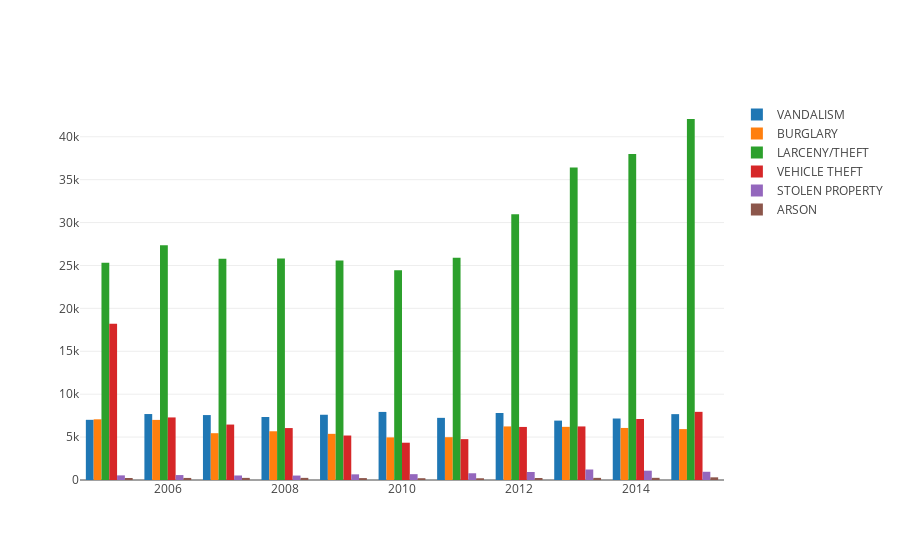

Write notebook code for a chart like this one.
### Markdown cell above
# 3. Bar plots

### Code cell
trace1 = go.Bar(
    x=new[new['Category']=='VANDALISM'].Year,
    y=new[new['Category']=='VANDALISM'].IncidntNum,
    name = 'VANDALISM', 
    
)
trace2 = go.Bar(
    x=new[new['Category']=='BURGLARY'].Year,
    y=new[new['Category']=='BURGLARY'].IncidntNum,
    name = 'BURGLARY'
)

trace3 = go.Bar(
    x=new[new['Category']=='LARCENY/THEFT'].Year,
    y=new[new['Category']=='LARCENY/THEFT'].IncidntNum,
    name = 'LARCENY/THEFT'
)

trace4 = go.Bar(
    x=new[new['Category']=='VEHICLE THEFT'].Year,
    y=new[new['Category']=='VEHICLE THEFT'].IncidntNum,
    name = 'VEHICLE THEFT'
)
trace5 = go.Bar(
    x=new[new['Category']=='STOLEN PROPERTY'].Year,
    y=new[new['Category']=='STOLEN PROPERTY'].IncidntNum,
    name = 'STOLEN PROPERTY'
)
trace6 = go.Bar(
    x=new[new['Category']=='ARSON'].Year,
    y=new[new['Category']=='ARSON'].IncidntNum,
    name = 'ARSON'
)


data = [trace1, trace2, trace3, trace4, trace5, trace6]


fig = go.Figure(data=data)
#plotly.offline.plot(fig, filename='bar')
iplot(fig)

### Figure 1 — Plotly figure (JSON) as saved in the notebook; plotly's stock layout.template omitted (floating-point values rounded to 4 significant figures)
{"data": [{"name": "VANDALISM", "type": "bar", "x": ["2005", "2006", "2007", "2008", "2009", "2010", "2011", "2012", "2013", "2014", "2015"], "y": [7013, 7688, 7566, 7342, 7604, 7934, 7243, 7808, 6921, 7165, 7675]}, {"name": "BURGLARY", "type": "bar", "x": ["2005", "2006", "2007", "2008", "2009", "2010", "2011", "2012", "2013", "2014", "2015"], "y": [7071, 7004, 5454, 5679, 5379, 4966, 4987, 6243, 6195, 6066, 5931]}, {"name": "LARCENY/THEFT", "type": "bar", "x": ["2005", "2006", "2007", "2008", "2009", "2010", "2011", "2012", "2013", "2014", "2015"], "y": [25319, 27352, 25770, 25807, 25585, 24446, 25905, 30976, 36412, 38003, 42068]}, {"name": "VEHICLE THEFT", "type": "bar", "x": ["2005", "2006", "2007", "2008", "2009", "2010", "2011", "2012", "2013", "2014", "2015"], "y": [18194, 7291, 6460, 6053, 5183, 4346, 4762, 6183, 6241, 7108, 7943]}, {"name": "STOLEN PROPERTY", "type": "bar", "x": ["2005", "2006", "2007", "2008", "2009", "2010", "2011", "2012", "2013", "2014", "2015"], "y": [540, 575, 527, 518, 660, 680, 785, 932, 1224, 1084, 959]}, {"name": "ARSON", "type": "bar", "x": ["2005", "2006", "2007", "2008", "2009", "2010", "2011", "2012", "2013", "2014", "2015"], "y": [231, 240, 246, 248, 222, 209, 203, 237, 248, 253, 311]}], "layout": {}}
